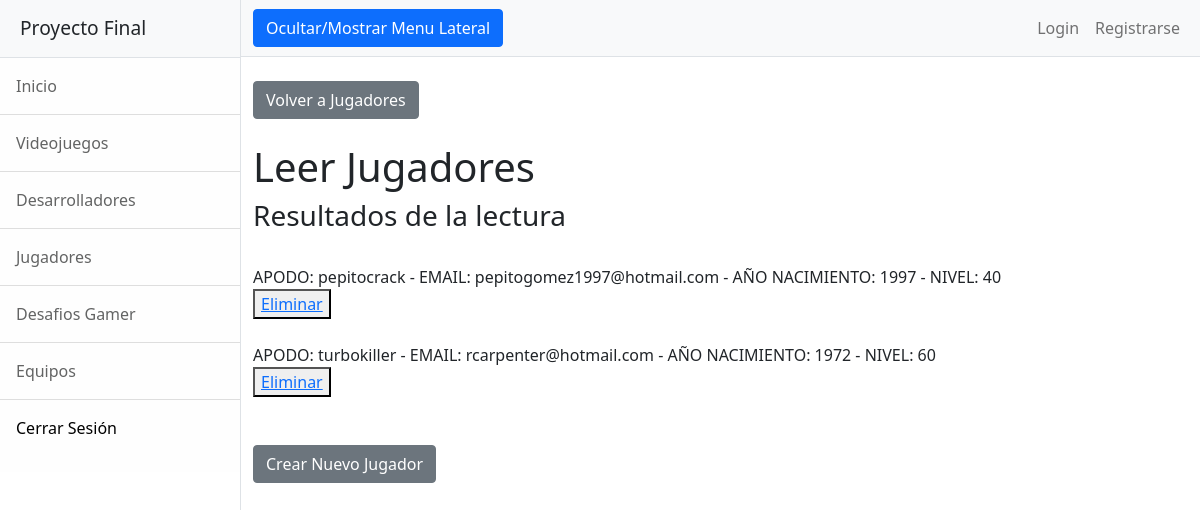
Page /AppFinal/jugadoresLeer (signed in) on the earlier database version.
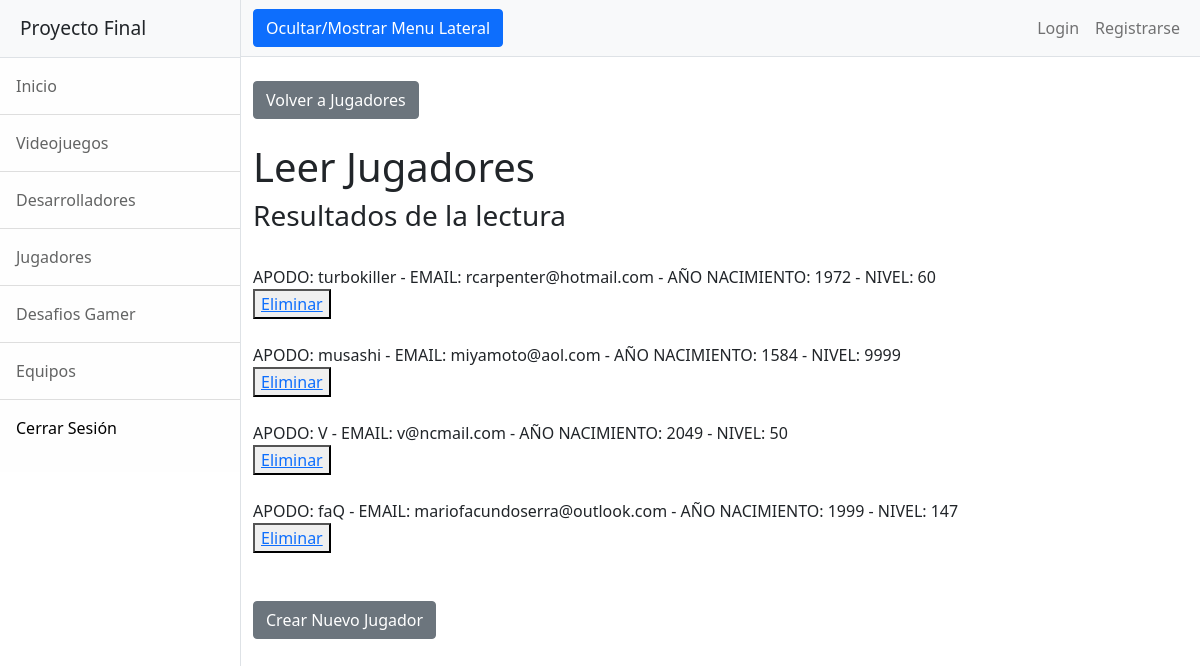
Same page on the later database version.
### AppFinal/models.py (models this page shows)
class Jugador(models.Model):
    apodo = models.CharField(max_length = 15)
    email = models.EmailField()
    año_nacimiento = models.IntegerField()
    nivel = models.IntegerField()
    def __str__(self):
        return f"APODO: {self.apodo} - EMAIL: {self.email} - AÑO NACIMIENTO: {self.año_nacimiento} - NIVEL: {self.nivel}"

### AppFinal/views.py (the view)
# urls.py: path('jugadoresLeer', views.jugadoresLeer, name="JugadoresLeer"),
@login_required
def jugadoresLeer(request):
    jugadores = Jugador.objects.all()
    contexto = {"jugadores":jugadores}
    return render(request, "AppFinal/jugadoresLeer.html", contexto)

### AppFinal/templates/AppFinal/jugadoresLeer.html
{% extends "AppFinal/padre.html" %}
{% load static %}
{% block dynamicContent %}
    <div class="container-fluid">
        <br><a class="btn btn-secondary" href="{% url 'Jugadores' %}">Volver a Jugadores</a>
        <h1 class="mt-4">Leer Jugadores</h1>
        <h3>Resultados de la lectura</h3><br>
        {% for jugador in jugadores %}
            {{jugador}}<br>
            <button><a href="{% url 'JugadoresEliminar' jugador.apodo %}">Eliminar</a></button><br><br>
        {% endfor %}
        <br><a class="btn btn-secondary" href="{% url 'JugadoresFormulario' %}">Crear Nuevo Jugador</a>
    </div>
{% endblock %}

### AppFinal/templates/AppFinal/padre.html (shortened to what this page needs)
<!DOCTYPE html>
<html lang="en">
    <head>
        {% load static %}
        <link href="{% static 'AppFinal/css/styles.css' %}" rel="stylesheet" />
    </head>
    <body>
        <div class="d-flex" id="wrapper">
            <div class="border-end bg-white" id="sidebar-wrapper">
                <div class="sidebar-heading border-bottom bg-light">Proyecto Final</div>
                <div class="list-group list-group-flush">
                    <a class="list-group-item list-group-item-action list-group-item-light p-3" href="{% url 'Inicio' %}">Inicio</a>
                    <a class="list-group-item list-group-item-action list-group-item-light p-3" href="{% url 'Videojuegos' %}">Videojuegos</a>
                    <a class="list-group-item list-group-item-action list-group-item-light p-3" href="{% url 'Desarrolladores' %}">Desarrolladores</a>
                    <a class="list-group-item list-group-item-action list-group-item-light p-3" href="{% url 'Jugadores' %}">Jugadores</a>
                    <a class="list-group-item list-group-item-action list-group-item-light p-3" href="{% url 'DesafiosGamer' %}">Desafios Gamer</a>
                    <a class="list-group-item list-group-item-action list-group-item-light p-3" href="{% url 'Equipos' %}">Equipos</a>
                    <a class="list-group-item list-group-item-action list-group-item-light p-3" href="{% url 'Logout' %}"><p style="color:black">Cerrar Sesión</p></a>
                </div>
            </div>
            <div id="page-content-wrapper">
                <nav class="navbar navbar-expand-lg navbar-light bg-light border-bottom">
                    <div class="container-fluid">
                        <button class="btn btn-primary" id="sidebarToggle">Ocultar/Mostrar Menu Lateral</button>
                        <div class="collapse navbar-collapse" id="navbarSupportedContent">
                            <ul class="navbar-nav ms-auto mt-2 mt-lg-0">
                                <li class="nav-item active"><a class="nav-link" href="{% url 'Login' %}">Login</a></li>
                                <li class="nav-item"><a class="nav-link" href="{% url 'Register' %}">Registrarse</a></li>
                            </ul>
                        </div>
                    </div>
                </nav>
                {% block dynamicContent %}{% endblock %}
            </div>
        </div>
    </body>
</html>

Differences in the rows shown:
removed Jugador: apodo+email+año_nacimiento "APODO: pepitocrack - EMAIL: pepitogomez1997@hotmail.com - AÑO NACIMIENTO: 1997 - NIVEL: 40"
added Jugador: apodo+email+año_nacimiento "APODO: musashi - EMAIL: miyamoto@aol.com - AÑO NACIMIENTO: 1584 - NIVEL: 9999"
added Jugador: apodo+email+año_nacimiento "APODO: V - EMAIL: v@ncmail.com - AÑO NACIMIENTO: 2049 - NIVEL: 50"
added Jugador: apodo+email+año_nacimiento "APODO: faQ - EMAIL: mariofacundoserra@outlook.com - AÑO NACIMIENTO: 1999 - NIVEL: 147"
